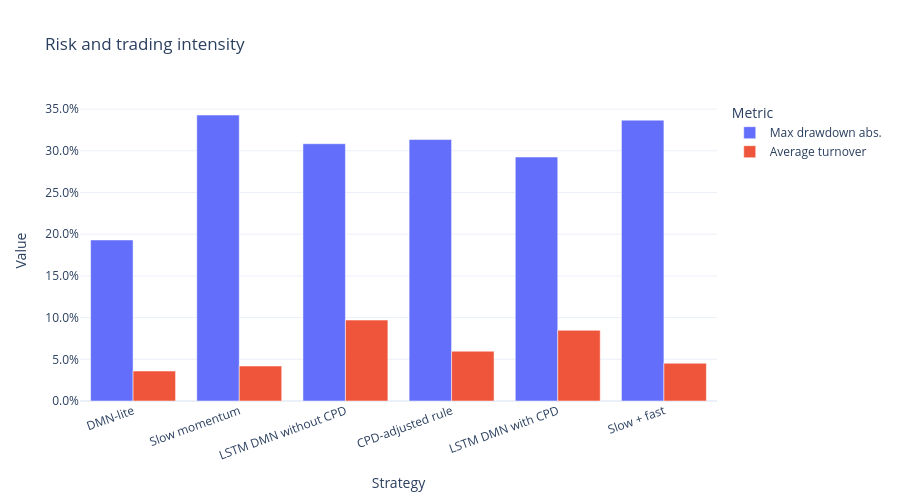

This figure's notebook cell:
### Code cell
risk_turnover = summary[["strategy_label", "max_drawdown", "avg_turnover"]].copy()
risk_turnover["max_drawdown_abs"] = risk_turnover["max_drawdown"].abs()
risk_turnover = risk_turnover.melt(
    id_vars="strategy_label",
    value_vars=["max_drawdown_abs", "avg_turnover"],
    var_name="metric",
    value_name="value",
)
risk_turnover["metric"] = risk_turnover["metric"].map({"max_drawdown_abs": "Max drawdown abs.", "avg_turnover": "Average turnover"})

fig = px.bar(
    risk_turnover,
    x="strategy_label",
    y="value",
    color="metric",
    barmode="group",
    title="Risk and trading intensity",
    labels={"strategy_label": "Strategy", "value": "Value", "metric": "Metric"},
)
fig.update_layout(template=PLOT_TEMPLATE, height=500, xaxis_tickangle=-20, yaxis_tickformat=".1%")
fig.show()

### Figure 1 — Plotly figure (JSON) as saved in the notebook; plotly's stock layout.template omitted (floating-point values rounded to 4 significant figures)
{"data": [{"alignmentgroup": "True", "hovertemplate": "Metric=Max drawdown abs.<br>Strategy=%{x}<br>Value=%{y}<extra></extra>", "legendgroup": "Max drawdown abs.", "marker": {"color": "#636efa", "pattern": {"shape": ""}}, "name": "Max drawdown abs.", "offsetgroup": "Max drawdown abs.", "orientation": "v", "showlegend": true, "textposition": "auto", "type": "bar", "x": ["DMN-lite", "Slow momentum", "LSTM DMN without CPD", "CPD-adjusted rule", "LSTM DMN with CPD", "Slow + fast"], "xaxis": "x", "y": [0.1931, 0.3429, 0.3085, 0.3135, 0.2926, 0.3368], "yaxis": "y"}, {"alignmentgroup": "True", "hovertemplate": "Metric=Average turnover<br>Strategy=%{x}<br>Value=%{y}<extra></extra>", "legendgroup": "Average turnover", "marker": {"color": "#EF553B", "pattern": {"shape": ""}}, "name": "Average turnover", "offsetgroup": "Average turnover", "orientation": "v", "showlegend": true, "textposition": "auto", "type": "bar", "x": ["DMN-lite", "Slow momentum", "LSTM DMN without CPD", "CPD-adjusted rule", "LSTM DMN with CPD", "Slow + fast"], "xaxis": "x", "y": [0.03594, 0.04193, 0.09707, 0.0597, 0.08473, 0.0453], "yaxis": "y"}], "layout": {"barmode": "group", "height": 500, "legend": {"title": {"text": "Metric"}, "tracegroupgap": 0}, "title": {"text": "Risk and trading intensity"}, "xaxis": {"anchor": "y", "domain": [0.0, 1.0], "tickangle": -20, "title": {"text": "Strategy"}}, "yaxis": {"anchor": "x", "domain": [0.0, 1.0], "tickformat": ".1%", "title": {"text": "Value"}}}}
